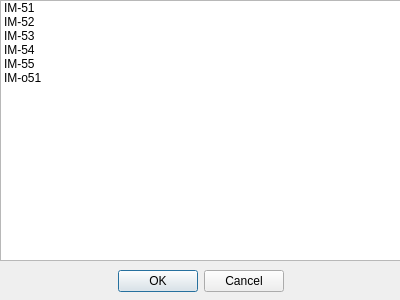
<?xml version="1.0" encoding="UTF-8"?>
<ui version="4.0">
 <class>work1</class>
 <widget class="QDialog" name="work1">
  <property name="geometry">
   <rect>
    <x>0</x>
    <y>0</y>
    <width>400</width>
    <height>300</height>
   </rect>
  </property>
  <property name="windowTitle">
   <string>Dialog</string>
  </property>
  <widget class="QDialogButtonBox" name="buttonBox">
   <property name="geometry">
    <rect>
     <x>0</x>
     <y>261</y>
     <width>401</width>
     <height>41</height>
    </rect>
   </property>
   <property name="orientation">
    <enum>Qt::Orientation::Horizontal</enum>
   </property>
   <property name="standardButtons">
    <set>QDialogButtonBox::StandardButton::Cancel|QDialogButtonBox::StandardButton::Ok</set>
   </property>
   <property name="centerButtons">
    <bool>true</bool>
   </property>
  </widget>
  <widget class="QListWidget" name="listWidget">
   <property name="geometry">
    <rect>
     <x>0</x>
     <y>0</y>
     <width>401</width>
     <height>261</height>
    </rect>
   </property>
   <item>
    <property name="text">
     <string>ІМ-51</string>
    </property>
   </item>
   <item>
    <property name="text">
     <string>ІМ-52</string>
    </property>
   </item>
   <item>
    <property name="text">
     <string>ІМ-53</string>
    </property>
   </item>
   <item>
    <property name="text">
     <string>ІМ-54</string>
    </property>
   </item>
   <item>
    <property name="text">
     <string>ІМ-55</string>
    </property>
   </item>
   <item>
    <property name="text">
     <string>ІМ-о51</string>
    </property>
   </item>
  </widget>
 </widget>
 <resources/>
 <connections>
  <connection>
   <sender>buttonBox</sender>
   <signal>accepted()</signal>
   <receiver>work1</receiver>
   <slot>accept()</slot>
   <hints>
    <hint type="sourcelabel">
     <x>248</x>
     <y>254</y>
    </hint>
    <hint type="destinationlabel">
     <x>157</x>
     <y>274</y>
    </hint>
   </hints>
  </connection>
  <connection>
   <sender>buttonBox</sender>
   <signal>rejected()</signal>
   <receiver>work1</receiver>
   <slot>reject()</slot>
   <hints>
    <hint type="sourcelabel">
     <x>316</x>
     <y>260</y>
    </hint>
    <hint type="destinationlabel">
     <x>286</x>
     <y>274</y>
    </hint>
   </hints>
  </connection>
 </connections>
</ui>
